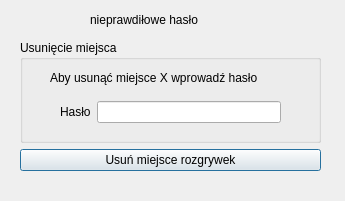
<?xml version="1.0" encoding="UTF-8"?>
<ui version="4.0">
 <class>usun_miejsce</class>
 <widget class="QDialog" name="usun_miejsce">
  <property name="geometry">
   <rect>
    <x>0</x>
    <y>0</y>
    <width>345</width>
    <height>201</height>
   </rect>
  </property>
  <property name="windowTitle">
   <string>Dialog</string>
  </property>
  <widget class="QLabel" name="label_3">
   <property name="geometry">
    <rect>
     <x>90</x>
     <y>10</y>
     <width>241</width>
     <height>20</height>
    </rect>
   </property>
   <property name="text">
    <string>nieprawdiłowe hasło</string>
   </property>
  </widget>
  <widget class="QWidget" name="layoutWidget">
   <property name="geometry">
    <rect>
     <x>20</x>
     <y>40</y>
     <width>301</width>
     <height>131</height>
    </rect>
   </property>
   <layout class="QVBoxLayout" name="verticalLayout_4">
    <item>
     <widget class="QGroupBox" name="groupBox_2">
      <property name="title">
       <string>Usunięcie miejsca</string>
      </property>
      <widget class="QLabel" name="label">
       <property name="geometry">
        <rect>
         <x>30</x>
         <y>30</y>
         <width>251</width>
         <height>16</height>
        </rect>
       </property>
       <property name="text">
        <string>Aby usunąć miejsce X wprowadź hasło</string>
       </property>
      </widget>
      <widget class="QWidget" name="layoutWidget_2">
       <property name="geometry">
        <rect>
         <x>40</x>
         <y>60</y>
         <width>221</width>
         <height>24</height>
        </rect>
       </property>
       <layout class="QHBoxLayout" name="horizontalLayout">
        <item>
         <widget class="QLabel" name="label_2">
          <property name="text">
           <string>Hasło</string>
          </property>
         </widget>
        </item>
        <item>
         <widget class="QLineEdit" name="lineEdit"/>
        </item>
       </layout>
      </widget>
     </widget>
    </item>
    <item>
     <widget class="QPushButton" name="pushButton">
      <property name="text">
       <string>Usuń miejsce rozgrywek</string>
      </property>
     </widget>
    </item>
   </layout>
  </widget>
 </widget>
 <resources/>
 <connections/>
</ui>
